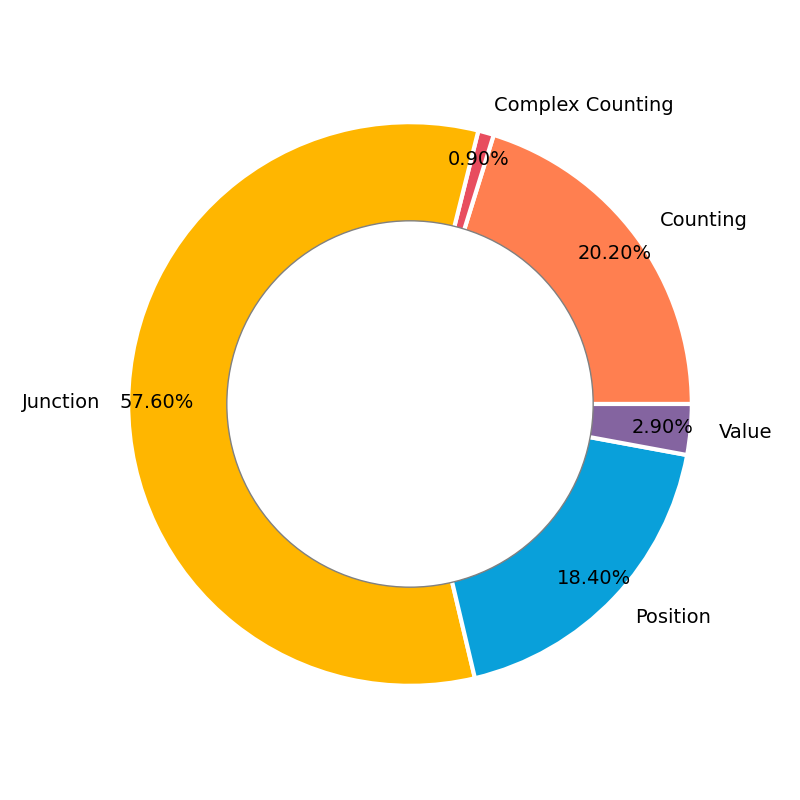

The Python source for this figure:


import numpy as np
import pandas as pd
import matplotlib.pyplot as plt


df= pd.DataFrame({'x':['Counting', 'Complex Counting', 'Junction','Position','Value'],'y':[20.2,0.9,57.6,18.4,2.9]})


plt.figure(figsize=(8, 8)) # change the size of a figure# The slices will be ordered and plotted counter-clockwise.
labels = df['x']
sizes = df['y']
colors = ['#FF7F50','#E84D5F','#FFB600', '#09A0DA','#8464a0'] #define colors of three donut pieces
explode = (0, 0, 0,0,0) # explode a slice if required
textprops = {'fontsize':14,'color':'black'} # Font size of text in donut 
plt.pie(sizes, explode=explode, labels=labels, colors=colors,
autopct='%.2f%%', # Show data in 0.00%
 pctdistance =0.9,
 shadow=False,
 textprops =textprops,
 wedgeprops={'linewidth': 3.0, 'edgecolor': 'white'})

#draw a circle at the center of pie to make it look like a donut
centre_circle = plt.Circle((0,0),0.65,color='grey', fc='white',linewidth=1.00)
fig = plt.gcf()
fig.gca().add_artist(centre_circle)
plt.axis('equal') # Set aspect ratio to be equal so that pie is      drawn as a circle.

plt.savefig('pie-chart.png')